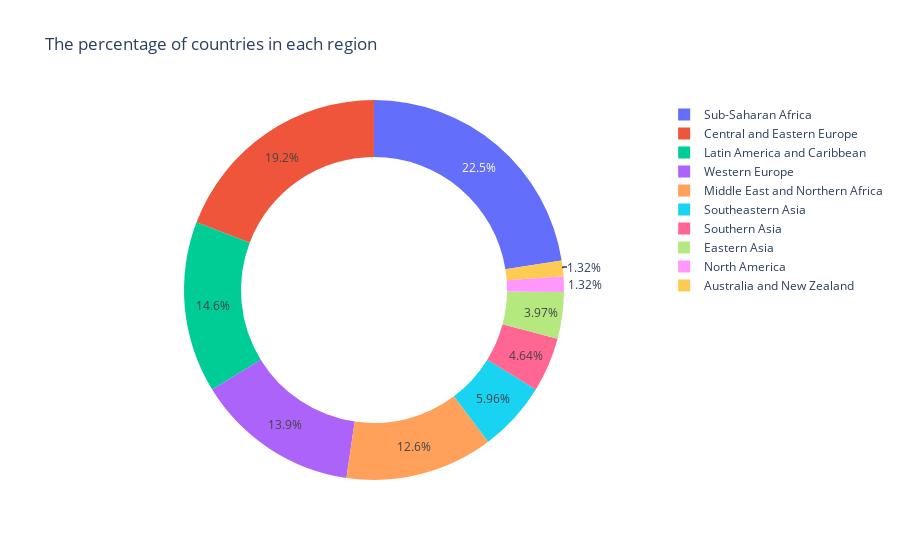

The notebook cell saved with this chart:
### Code cell
fig = py.pie(labels = regions.index, values = regions.values, title = "The percentage of countries in each region", names = regions.index, hole = 0.7)
fig.show()

### Figure 1 — Plotly figure (JSON) as saved in the notebook; plotly's stock layout.template omitted (floating-point values rounded to 4 significant figures)
{"data": [{"domain": {"x": [0, 1], "y": [0, 1]}, "hole": 0.7, "hovertemplate": "label=%{label}<br>value=%{value}<extra></extra>", "labels": ["Sub-Saharan Africa", "Central and Eastern Europe", "Latin America and Caribbean", "Western Europe", "Middle East and Northern Africa", "Southeastern Asia", "Southern Asia", "Eastern Asia", "North America", "Australia and New Zealand"], "legendgroup": "", "name": "", "showlegend": true, "type": "pie", "values": [34, 29, 22, 21, 19, 9, 7, 6, 2, 2]}], "layout": {"legend": {"tracegroupgap": 0}, "title": {"text": "The percentage of countries in each region"}}}
